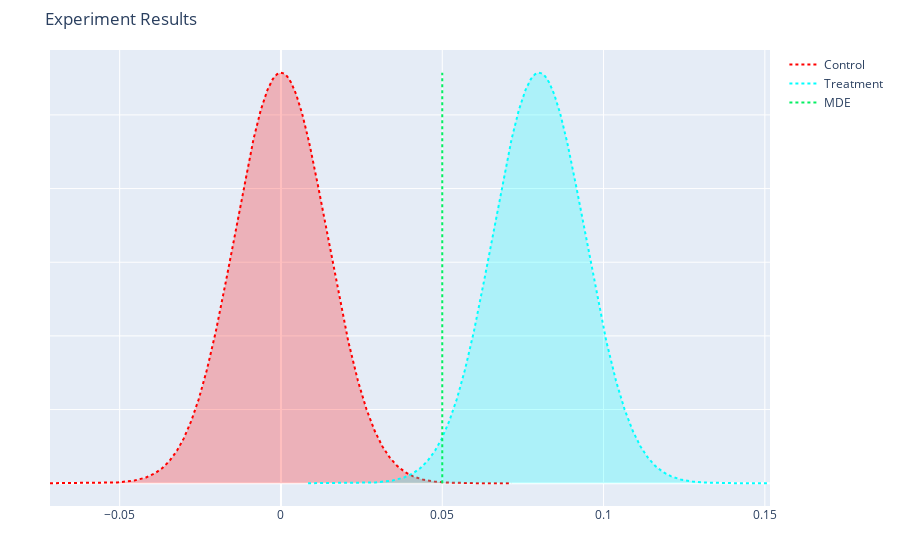

The notebook cell saved with this chart:
### Markdown cell above
- Case 2

### Code cell
# Results in KDE for case 2

kde_2 = ab_exp.get_experiment_results(min_sample_size, .08, min_sample_size, .16, 'KDE')
kde_2

### Figure 1 — Plotly figure (JSON) as saved in the notebook; plotly's stock layout.template omitted (floating-point values rounded to 4 significant figures; data arrays with more than 128 entries replaced by an {"elided": "..."} marker saying what was removed)
{"data": [{"line": {"color": "red", "dash": "dot"}, "mode": "lines", "name": "Control", "type": "scatter", "x": {"elided": "1030 float values"}, "y": {"elided": "1030 float values"}}, {"fill": "tozeroy", "fillcolor": "rgba(255,0,0,0.25)", "mode": "none", "name": "Control Area", "showlegend": false, "type": "scatter", "x": {"elided": "1030 float values"}, "y": {"elided": "1030 float values"}}, {"line": {"color": "cyan", "dash": "dot"}, "mode": "lines", "name": "Treatment", "type": "scatter", "x": {"elided": "1030 float values"}, "y": {"elided": "1030 float values"}}, {"fill": "tozeroy", "fillcolor": "rgba(0,255,255,0.25)", "mode": "none", "name": "Treatment Area", "showlegend": false, "type": "scatter", "x": {"elided": "1030 float values"}, "y": {"elided": "1030 float values"}}, {"line": {"color": "#04ef62", "dash": "dot"}, "mode": "lines", "name": "MDE", "type": "scatter", "x": [0.05, 0.05], "y": [0, 27.86]}], "layout": {"autosize": true, "margin": {"b": 50, "l": 50, "r": 50, "t": 50}, "title": {"text": "Experiment Results"}, "xaxis": {"title": {"text": ""}}, "yaxis": {"showticklabels": false, "title": {"text": ""}}}}
